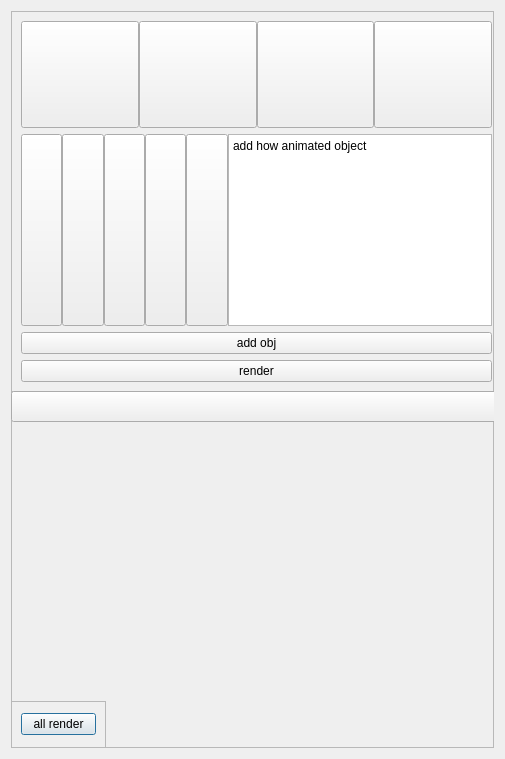
<?xml version="1.0" encoding="UTF-8"?>
<ui version="4.0">
 <class>Dialog</class>
 <widget class="QDialog" name="Dialog">
  <property name="geometry">
   <rect>
    <x>0</x>
    <y>0</y>
    <width>505</width>
    <height>759</height>
   </rect>
  </property>
  <property name="windowTitle">
   <string>Dialog</string>
  </property>
  <layout class="QHBoxLayout" name="horizontalLayout_2">
   <item>
    <widget class="QFrame" name="frame">
     <property name="frameShape">
      <enum>QFrame::Shape::StyledPanel</enum>
     </property>
     <property name="frameShadow">
      <enum>QFrame::Shadow::Raised</enum>
     </property>
     <widget class="QFrame" name="frame_3">
      <property name="geometry">
       <rect>
        <x>0</x>
        <y>690</y>
        <width>95</width>
        <height>47</height>
       </rect>
      </property>
      <property name="frameShape">
       <enum>QFrame::Shape::StyledPanel</enum>
      </property>
      <property name="frameShadow">
       <enum>QFrame::Shadow::Raised</enum>
      </property>
      <layout class="QHBoxLayout" name="horizontalLayout">
       <item>
        <widget class="QPushButton" name="pushButton_13">
         <property name="text">
          <string>all render</string>
         </property>
        </widget>
       </item>
      </layout>
     </widget>
     <widget class="QSplitter" name="splitter_6">
      <property name="geometry">
       <rect>
        <x>0</x>
        <y>0</y>
        <width>491</width>
        <height>381</height>
       </rect>
      </property>
      <property name="orientation">
       <enum>Qt::Orientation::Vertical</enum>
      </property>
      <property name="handleWidth">
       <number>1</number>
      </property>
      <widget class="QFrame" name="frame_2">
       <property name="frameShape">
        <enum>QFrame::Shape::StyledPanel</enum>
       </property>
       <property name="frameShadow">
        <enum>QFrame::Shadow::Raised</enum>
       </property>
       <layout class="QGridLayout" name="gridLayout">
        <item row="0" column="0">
         <widget class="QSplitter" name="splitter_2">
          <property name="orientation">
           <enum>Qt::Orientation::Horizontal</enum>
          </property>
          <property name="handleWidth">
           <number>0</number>
          </property>
          <widget class="QPushButton" name="pushButton_29">
           <property name="text">
            <string/>
           </property>
           <property name="icon">
            <iconset>
             <normaloff>icons/layers.svg</normaloff>icons/layers.svg</iconset>
           </property>
           <property name="iconSize">
            <size>
             <width>24</width>
             <height>24</height>
            </size>
           </property>
          </widget>
          <widget class="QPushButton" name="pushButton_17">
           <property name="text">
            <string/>
           </property>
           <property name="icon">
            <iconset>
             <normaloff>icons/eye.svg</normaloff>icons/eye.svg</iconset>
           </property>
           <property name="iconSize">
            <size>
             <width>24</width>
             <height>24</height>
            </size>
           </property>
          </widget>
          <widget class="QPushButton" name="pushButton_26">
           <property name="text">
            <string/>
           </property>
           <property name="icon">
            <iconset>
             <normaloff>icons/pencil.svg</normaloff>icons/pencil.svg</iconset>
           </property>
           <property name="iconSize">
            <size>
             <width>24</width>
             <height>24</height>
            </size>
           </property>
          </widget>
          <widget class="QPushButton" name="colour_1">
           <property name="text">
            <string/>
           </property>
           <property name="icon">
            <iconset>
             <normaloff>icons/palette.svg</normaloff>icons/palette.svg</iconset>
           </property>
           <property name="iconSize">
            <size>
             <width>24</width>
             <height>24</height>
            </size>
           </property>
          </widget>
         </widget>
        </item>
        <item row="1" column="0">
         <widget class="QSplitter" name="splitter">
          <property name="orientation">
           <enum>Qt::Orientation::Horizontal</enum>
          </property>
          <property name="handleWidth">
           <number>0</number>
          </property>
          <widget class="QPushButton" name="pushButton_20">
           <property name="text">
            <string/>
           </property>
           <property name="icon">
            <iconset>
             <normaloff>icons/arrow-turn-left-down.svg</normaloff>icons/arrow-turn-left-down.svg</iconset>
           </property>
           <property name="iconSize">
            <size>
             <width>24</width>
             <height>24</height>
            </size>
           </property>
          </widget>
          <widget class="QPushButton" name="pushButton">
           <property name="text">
            <string/>
           </property>
           <property name="icon">
            <iconset>
             <normaloff>icons/eye.svg</normaloff>icons/eye.svg</iconset>
           </property>
           <property name="iconSize">
            <size>
             <width>24</width>
             <height>24</height>
            </size>
           </property>
          </widget>
          <widget class="QPushButton" name="pen">
           <property name="text">
            <string/>
           </property>
           <property name="icon">
            <iconset>
             <normaloff>icons/pencil.svg</normaloff>icons/pencil.svg</iconset>
           </property>
           <property name="iconSize">
            <size>
             <width>24</width>
             <height>24</height>
            </size>
           </property>
          </widget>
          <widget class="QPushButton" name="colour">
           <property name="text">
            <string/>
           </property>
           <property name="icon">
            <iconset>
             <normaloff>icons/palette.svg</normaloff>icons/palette.svg</iconset>
           </property>
           <property name="iconSize">
            <size>
             <width>24</width>
             <height>24</height>
            </size>
           </property>
          </widget>
          <widget class="QPushButton" name="pushButton_4">
           <property name="text">
            <string/>
           </property>
           <property name="icon">
            <iconset>
             <normaloff>icons/search.svg</normaloff>icons/search.svg</iconset>
           </property>
          </widget>
          <widget class="QPlainTextEdit" name="plainTextEdit">
           <property name="plainText">
            <string>add how animated object</string>
           </property>
          </widget>
         </widget>
        </item>
        <item row="2" column="0">
         <widget class="QPushButton" name="pushButton_19">
          <property name="text">
           <string>add obj</string>
          </property>
         </widget>
        </item>
        <item row="3" column="0">
         <widget class="QPushButton" name="pushButton_18">
          <property name="text">
           <string>render</string>
          </property>
         </widget>
        </item>
       </layout>
      </widget>
     </widget>
     <widget class="QPushButton" name="pushButton_28">
      <property name="geometry">
       <rect>
        <x>0</x>
        <y>380</y>
        <width>491</width>
        <height>31</height>
       </rect>
      </property>
      <property name="text">
       <string/>
      </property>
      <property name="icon">
       <iconset>
        <normaloff>icons/plus-small.svg</normaloff>icons/plus-small.svg</iconset>
      </property>
      <property name="iconSize">
       <size>
        <width>40</width>
        <height>40</height>
       </size>
      </property>
     </widget>
    </widget>
   </item>
  </layout>
  <widget class="QSplitter" name="splitter_4">
   <property name="geometry">
    <rect>
     <x>0</x>
     <y>0</y>
     <width>100</width>
     <height>30</height>
    </rect>
   </property>
   <property name="orientation">
    <enum>Qt::Orientation::Vertical</enum>
   </property>
  </widget>
  <widget class="QSplitter" name="splitter_5">
   <property name="geometry">
    <rect>
     <x>0</x>
     <y>0</y>
     <width>100</width>
     <height>30</height>
    </rect>
   </property>
   <property name="orientation">
    <enum>Qt::Orientation::Vertical</enum>
   </property>
  </widget>
 </widget>
 <resources/>
 <connections/>
</ui>
